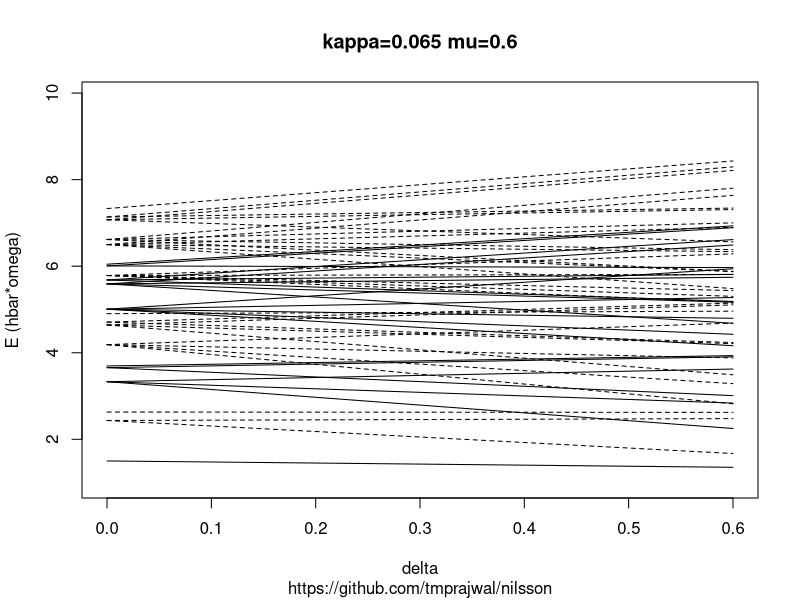

Here is the R script that generated this plot:
pdf("nilsson.pdf")
delta <-c( 0.0000, 0.6000)
#----------------------------------- 1/2+ -----------------------------------
e1_0_0 <- c( 1.5000, 1.3534) # 1/2+ 0
e1_0_1 <- c( 3.3310, 2.2498) # 1/2+ 1
e1_0_2 <- c( 3.6560, 3.0090) # 1/2+ 2
e1_0_3 <- c( 3.6950, 3.9340) # 1/2+ 3
e1_0_4 <- c( 5.0060, 4.1621) # 1/2+ 4
e1_0_5 <- c( 5.5910, 4.6811) # 1/2+ 5
e1_0_6 <- c( 5.6820, 5.1861) # 1/2+ 6
e1_0_7 <- c( 6.0070, 5.9682) # 1/2+ 7
e1_0_8 <- c( 6.0460, 6.9310) # 1/2+ 8
#----------------------------------- 1/2- -----------------------------------
e1_1_0 <- c( 2.4350, 1.6717) # 1/2- 0
e1_1_1 <- c( 2.6300, 2.6228) # 1/2- 1
e1_1_2 <- c( 4.1880, 2.8215) # 1/2- 2
e1_1_3 <- c( 4.6430, 3.4909) # 1/2- 3
e1_1_4 <- c( 4.7080, 4.2360) # 1/2- 4
e1_1_5 <- c( 4.9030, 4.9608) # 1/2- 5
e1_1_6 <- c( 5.7850, 5.3037) # 1/2- 6
e1_1_7 <- c( 6.5000, 5.4826) # 1/2- 7
e1_1_8 <- c( 6.6170, 5.8804) # 1/2- 8
e1_1_9 <- c( 7.0720, 6.5621) # 1/2- 9
e1_1_10 <- c( 7.1370, 7.3427) # 1/2- 10
e1_1_11 <- c( 7.3320, 8.4316) # 1/2- 11
#----------------------------------- 3/2+ -----------------------------------
e3_0_0 <- c( 3.3310, 2.8378) # 3/2+ 0
e3_0_1 <- c( 3.6560, 3.9062) # 3/2+ 1
e3_0_2 <- c( 5.0060, 4.4267) # 3/2+ 2
e3_0_3 <- c( 5.5910, 5.1678) # 3/2+ 3
e3_0_4 <- c( 5.6820, 5.8110) # 3/2+ 4
e3_0_5 <- c( 6.0070, 6.8896) # 3/2+ 5
#----------------------------------- 3/2- -----------------------------------
e3_1_0 <- c( 2.4350, 2.4782) # 3/2- 0
e3_1_1 <- c( 4.1880, 3.2867) # 3/2- 1
e3_1_2 <- c( 4.6430, 4.2111) # 3/2- 2
e3_1_3 <- c( 4.7080, 5.1473) # 3/2- 3
e3_1_4 <- c( 5.7850, 5.1671) # 3/2- 4
e3_1_5 <- c( 6.5000, 5.8739) # 3/2- 5
e3_1_6 <- c( 6.6170, 6.3824) # 3/2- 6
e3_1_7 <- c( 7.0720, 7.3085) # 3/2- 7
e3_1_8 <- c( 7.1370, 8.2947) # 3/2- 8
#----------------------------------- 5/2+ -----------------------------------
e5_0_0 <- c( 3.3310, 3.6237) # 5/2+ 0
e5_0_1 <- c( 5.0060, 4.7962) # 5/2+ 1
e5_0_2 <- c( 5.5910, 5.7442) # 5/2+ 2
e5_0_3 <- c( 5.6820, 6.6148) # 5/2+ 3
#----------------------------------- 5/2- -----------------------------------
e5_1_0 <- c( 4.1880, 3.8815) # 5/2- 0
e5_1_1 <- c( 4.6430, 5.1060) # 5/2- 1
e5_1_2 <- c( 5.7850, 5.4368) # 5/2- 2
e5_1_3 <- c( 6.5000, 6.3366) # 5/2- 3
e5_1_4 <- c( 6.6170, 7.0007) # 5/2- 4
e5_1_5 <- c( 7.0720, 8.2123) # 5/2- 5
#----------------------------------- 7/2+ -----------------------------------
e7_0_0 <- c( 5.0060, 5.2763) # 7/2+ 0
e7_0_1 <- c( 5.5910, 6.4897) # 7/2+ 1
#----------------------------------- 7/2- -----------------------------------
e7_1_0 <- c( 4.1880, 4.6858) # 7/2- 0
e7_1_1 <- c( 5.7850, 5.8095) # 7/2- 1
e7_1_2 <- c( 6.5000, 6.8965) # 7/2- 2
e7_1_3 <- c( 6.6170, 7.8023) # 7/2- 3
#----------------------------------- 9/2+ -----------------------------------
e9_0_0 <- c( 5.0060, 5.9411) # 9/2+ 0
#----------------------------------- 9/2- -----------------------------------
e9_1_0 <- c( 5.7850, 6.2855) # 9/2- 0
e9_1_1 <- c( 6.5000, 7.6360) # 9/2- 1
plot(c( 0.0000, 0.6000),c( 1.0000, 9.9000),type="n",xlab="delta",ylab="E (hbar*omega)",main="kappa=0.065 mu=0.6",sub="https://github.com/tmprajwal/nilsson")
lines(delta,e1_0_0)
lines(delta,e1_0_1)
lines(delta,e1_0_2)
lines(delta,e1_0_3)
lines(delta,e1_0_4)
lines(delta,e1_0_5)
lines(delta,e1_0_6)
lines(delta,e1_0_7)
lines(delta,e1_0_8)
lines(delta,e1_1_0,lty="44")
lines(delta,e1_1_1,lty="44")
lines(delta,e1_1_2,lty="44")
lines(delta,e1_1_3,lty="44")
lines(delta,e1_1_4,lty="44")
lines(delta,e1_1_5,lty="44")
lines(delta,e1_1_6,lty="44")
lines(delta,e1_1_7,lty="44")
lines(delta,e1_1_8,lty="44")
lines(delta,e1_1_9,lty="44")
lines(delta,e1_1_10,lty="44")
lines(delta,e1_1_11,lty="44")
lines(delta,e3_0_0)
lines(delta,e3_0_1)
lines(delta,e3_0_2)
lines(delta,e3_0_3)
lines(delta,e3_0_4)
lines(delta,e3_0_5)
lines(delta,e3_1_0,lty="44")
lines(delta,e3_1_1,lty="44")
lines(delta,e3_1_2,lty="44")
lines(delta,e3_1_3,lty="44")
lines(delta,e3_1_4,lty="44")
lines(delta,e3_1_5,lty="44")
lines(delta,e3_1_6,lty="44")
lines(delta,e3_1_7,lty="44")
lines(delta,e3_1_8,lty="44")
lines(delta,e5_0_0)
lines(delta,e5_0_1)
lines(delta,e5_0_2)
lines(delta,e5_0_3)
lines(delta,e5_1_0,lty="44")
lines(delta,e5_1_1,lty="44")
lines(delta,e5_1_2,lty="44")
lines(delta,e5_1_3,lty="44")
lines(delta,e5_1_4,lty="44")
lines(delta,e5_1_5,lty="44")
lines(delta,e7_0_0)
lines(delta,e7_0_1)
lines(delta,e7_1_0,lty="44")
lines(delta,e7_1_1,lty="44")
lines(delta,e7_1_2,lty="44")
lines(delta,e7_1_3,lty="44")
lines(delta,e9_0_0)
lines(delta,e9_1_0,lty="44")
lines(delta,e9_1_1,lty="44")
garbage <- dev.off()
